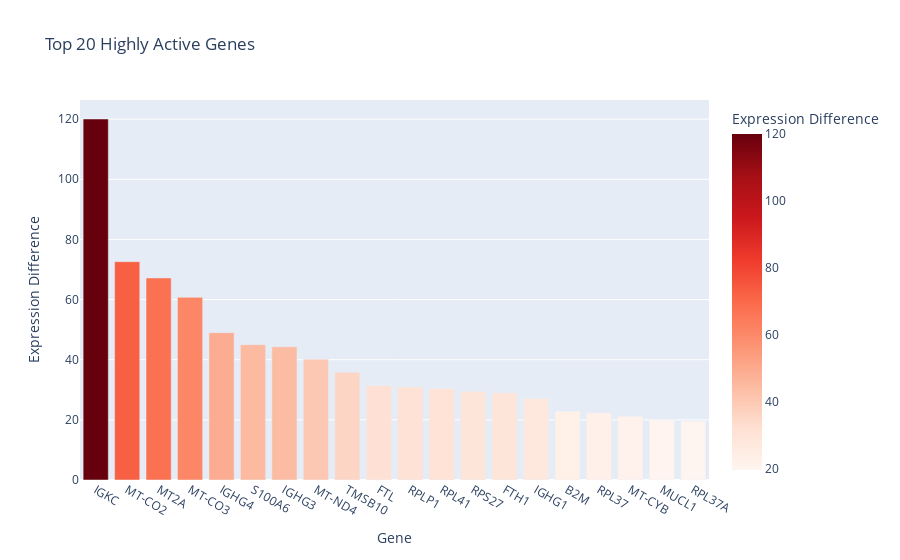

The cell this chart's notebook holds for it:
### Code cell
# Select top 20 highly active genes for better readability
top_n = 20
top_genes = final_highly_active_genes.head(top_n)

# Create a bar chart
fig = px.bar(top_genes, x="Gene", y="Expression_Difference", 
             title=f"Top {top_n} Highly Active Genes",
             labels={"Expression_Difference": "Expression Difference"},
             color="Expression_Difference",
             color_continuous_scale="Reds")

fig.show()

### Figure 1 — Plotly figure (JSON) as saved in the notebook; plotly's stock layout.template omitted (floating-point values rounded to 4 significant figures)
{"data": [{"hovertemplate": "Gene=%{x}<br>Expression Difference=%{marker.color}<extra></extra>", "legendgroup": "", "marker": {"color": [120.0, 72.61, 67.18, 60.75, 48.98, 44.99, 44.3, 40.17, 35.82, 31.44, 30.95, 30.45, 29.43, 29.04, 27.12, 22.83, 22.33, 21.2, 20.02, 19.63], "coloraxis": "coloraxis", "pattern": {"shape": ""}}, "name": "", "orientation": "v", "showlegend": false, "textposition": "auto", "type": "bar", "x": ["IGKC", "MT-CO2", "MT2A", "MT-CO3", "IGHG4", "S100A6", "IGHG3", "MT-ND4", "TMSB10", "FTL", "RPLP1", "RPL41", "RPS27", "FTH1", "IGHG1", "B2M", "RPL37", "MT-CYB", "MUCL1", "RPL37A"], "xaxis": "x", "y": [120.0, 72.61, 67.18, 60.75, 48.98, 44.99, 44.3, 40.17, 35.82, 31.44, 30.95, 30.45, 29.43, 29.04, 27.12, 22.83, 22.33, 21.2, 20.02, 19.63], "yaxis": "y"}], "layout": {"barmode": "relative", "coloraxis": {"colorbar": {"title": {"text": "Expression Difference"}}, "colorscale": [[0, "rgb(255,245,240)"], [0.125, "rgb(254,224,210)"], [0.25, "rgb(252,187,161)"], [0.375, "rgb(252,146,114)"], [0.5, "rgb(251,106,74)"], [0.625, "rgb(239,59,44)"], [0.75, "rgb(203,24,29)"], [0.875, "rgb(165,15,21)"], [1, "rgb(103,0,13)"]]}, "legend": {"tracegroupgap": 0}, "title": {"text": "Top 20 Highly Active Genes"}, "xaxis": {"anchor": "y", "domain": [0, 1], "title": {"text": "Gene"}}, "yaxis": {"anchor": "x", "domain": [0, 1], "title": {"text": "Expression Difference"}}}}
